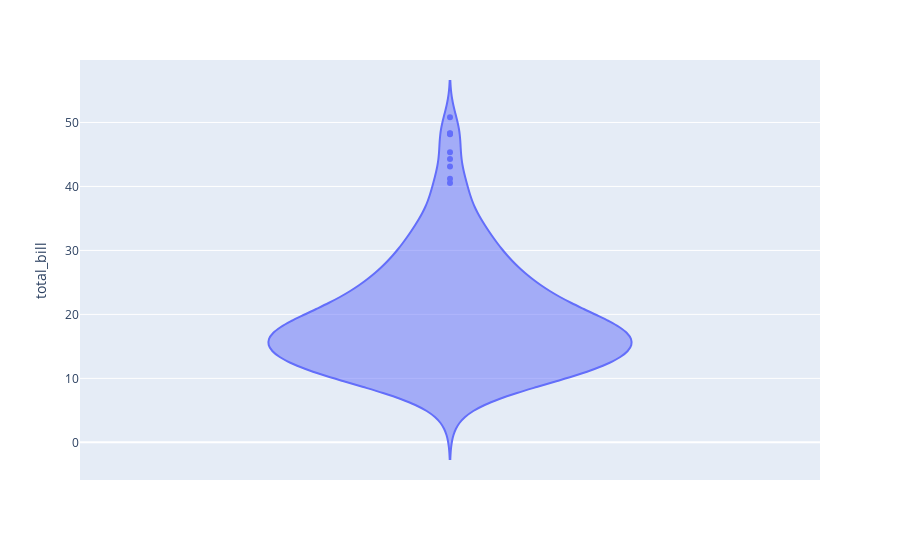

Notebook code for this chart:
### Code cell
import plotly.express as px

df = px.data.tips()
print(df)
fig = px.violin(df, y="total_bill")
fig.show()

### Figure 1 — Plotly figure (JSON) as saved in the notebook; plotly's stock layout.template omitted (floating-point values rounded to 4 significant figures; data arrays with more than 128 entries replaced by an {"elided": "..."} marker saying what was removed)
{"data": [{"alignmentgroup": "True", "box": {"visible": false}, "hovertemplate": "total_bill=%{y}<extra></extra>", "legendgroup": "", "marker": {"color": "#636efa"}, "name": "", "offsetgroup": "", "orientation": "v", "scalegroup": "True", "showlegend": false, "type": "violin", "x0": " ", "xaxis": "x", "y": {"elided": "244 float values"}, "y0": " ", "yaxis": "y"}], "layout": {"legend": {"tracegroupgap": 0}, "margin": {"t": 60}, "violinmode": "group", "xaxis": {"anchor": "y", "domain": [0, 1]}, "yaxis": {"anchor": "x", "domain": [0, 1], "title": {"text": "total_bill"}}}}
